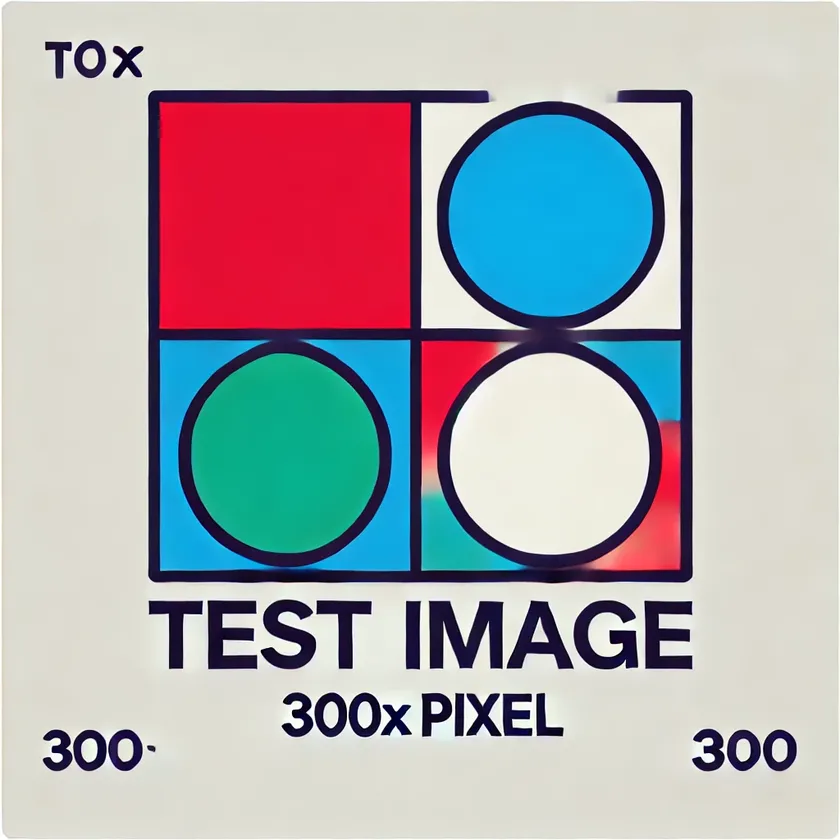
#> input picture pysnippets/Image_Processing/test_image.webp, 840 x 840 px, shrunk from 1024 x 1024 before the run
$ python -i edge_detection.py   (imports and definitions only)   (older library calls are emulated)
#> lines starting #> are read from the running program, lines starting #| are printed output that depends on the picture; after the words box and inside, x2 and y2 are one past the last pixel; in counts of white or black regions, pixels touching at a corner belong together
#> further down, picture is the input picture: shape (840, 840, 3); mean B, G, R 175.5, 171.2, 173.3
import cv2
import numpy as np

def detect_edges(image):
    """
    Detect edges in an input image using multiple edge detection methods.

    Args:
        image: Input image in BGR format

    Returns:
        edges_combined: Combined edge detection result
    """
    # Convert to grayscale
    gray = cv2.cvtColor(image, cv2.COLOR_BGR2GRAY)
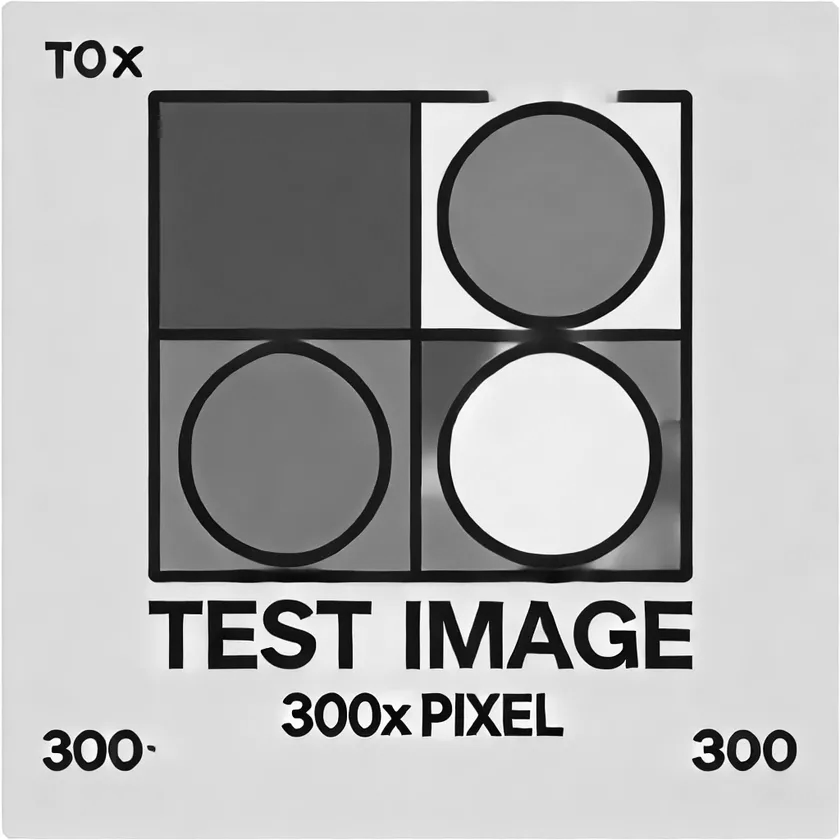
#> gray: shape (840, 840); min 0, max 255, mean 172.4

    # Apply Gaussian blur to reduce noise
    blurred = cv2.GaussianBlur(gray, (5, 5), 0)

    # Canny edge detection
    edges_canny = cv2.Canny(blurred, 100, 200)
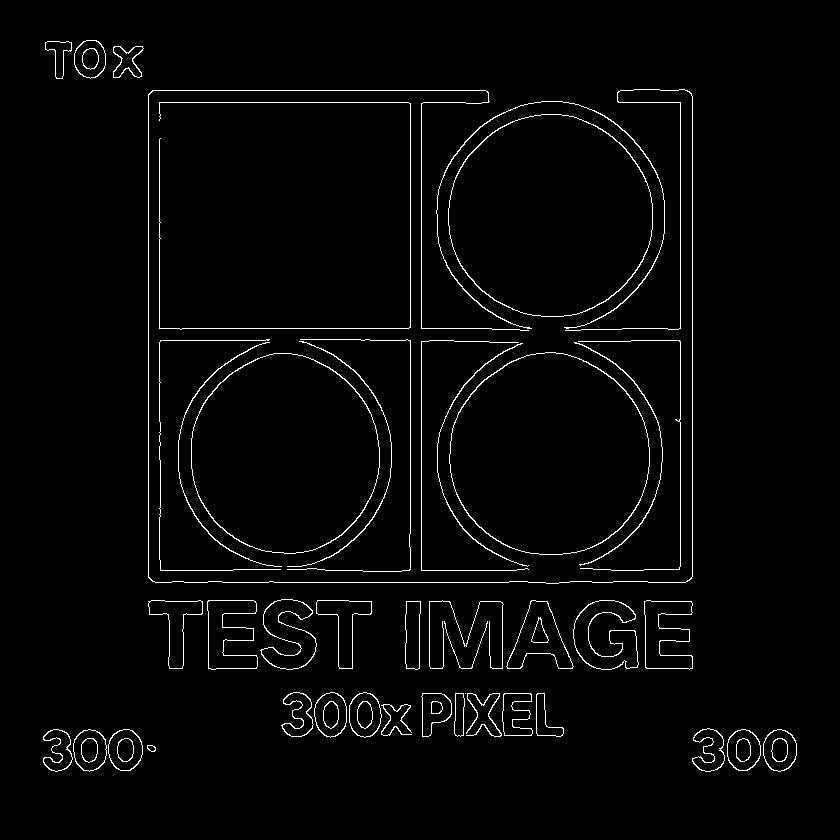
#> edges_canny: shape (840, 840); 2.4% white in thin lines or dots, all inside (x1, y1, x2, y2) = (43, 40, 797, 772)

    # Sobel edge detection
    sobelx = cv2.Sobel(blurred, cv2.CV_64F, 1, 0, ksize=3)
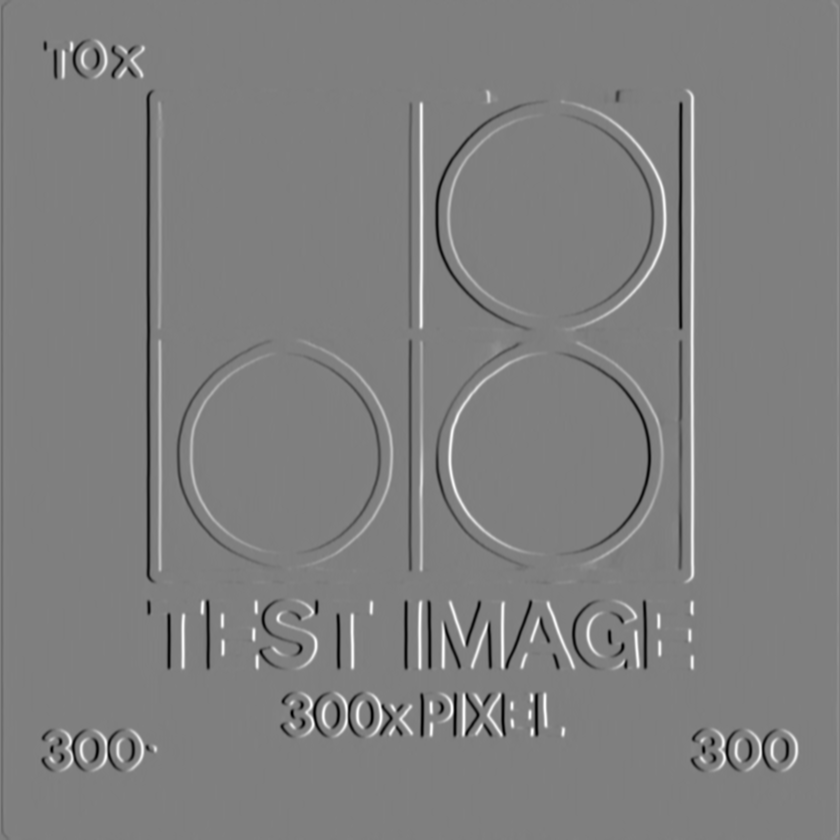
#> sobelx: shape (840, 840) float64; min -600, max 601, mean -0.1; drawn with min black and max white
    sobely = cv2.Sobel(blurred, cv2.CV_64F, 0, 1, ksize=3)
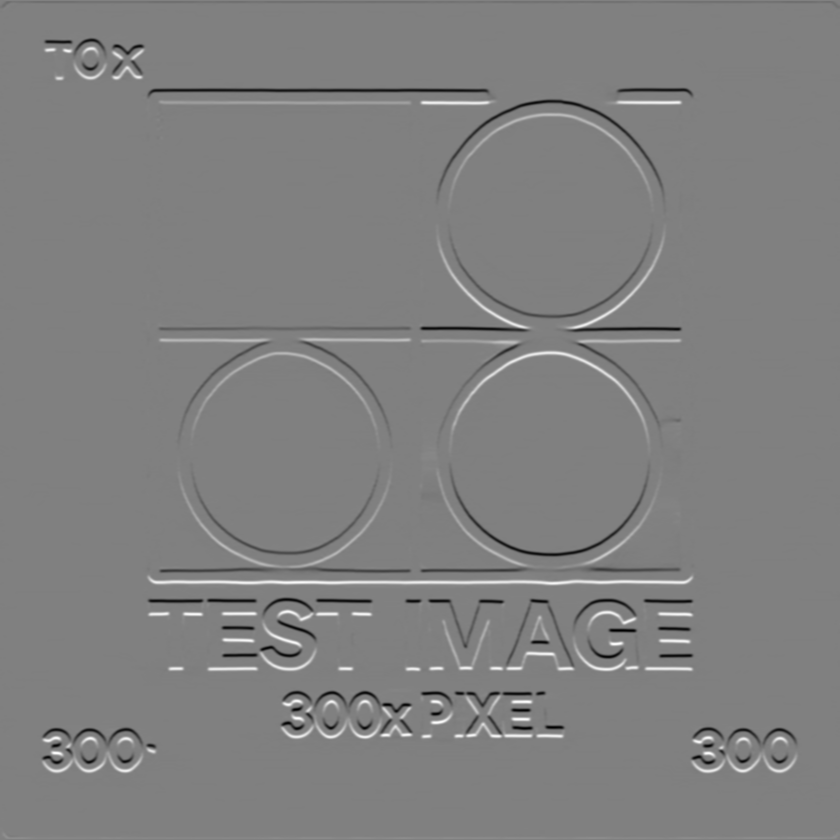
#> sobely: shape (840, 840) float64; min -612, max 607, mean 0; drawn with min black and max white
    edges_sobel = np.sqrt(sobelx**2 + sobely**2)
    edges_sobel = np.uint8(edges_sobel)
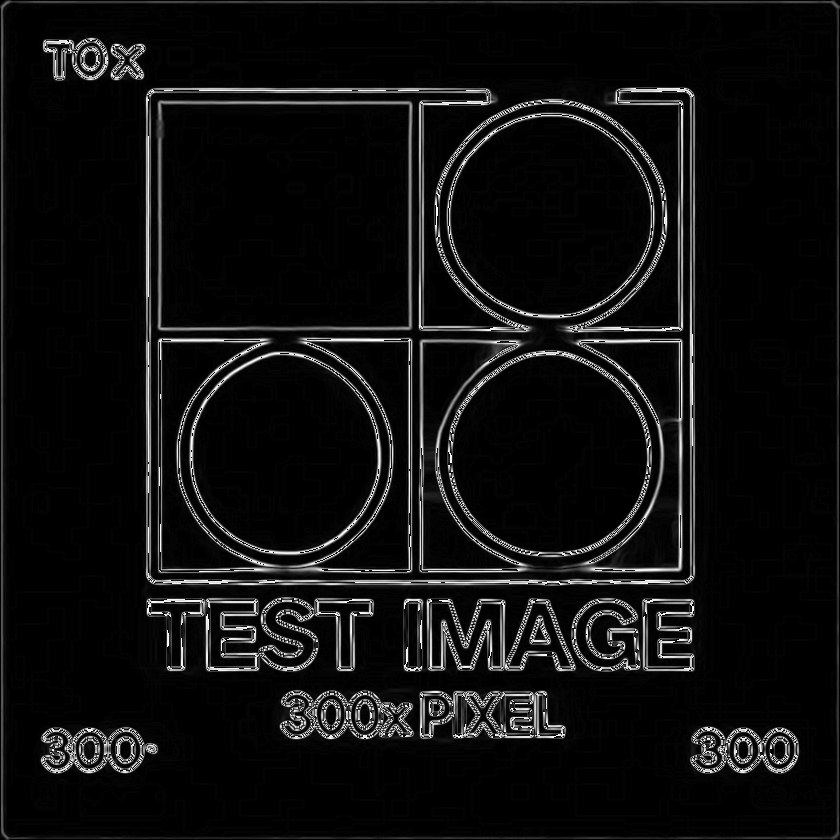
#> edges_sobel: shape (840, 840); min 0, max 255, mean 15.5

    # Laplacian edge detection
    edges_laplacian = cv2.Laplacian(blurred, cv2.CV_64F)
    edges_laplacian = np.uint8(np.absolute(edges_laplacian))

    # Combine all edge detection results
    edges_combined = cv2.bitwise_or(edges_canny, edges_sobel)
    edges_combined = cv2.bitwise_or(edges_combined, edges_laplacian)

    # Apply threshold to get cleaner edges
    _, edges_combined = cv2.threshold(edges_combined, 50, 255, cv2.THRESH_BINARY)
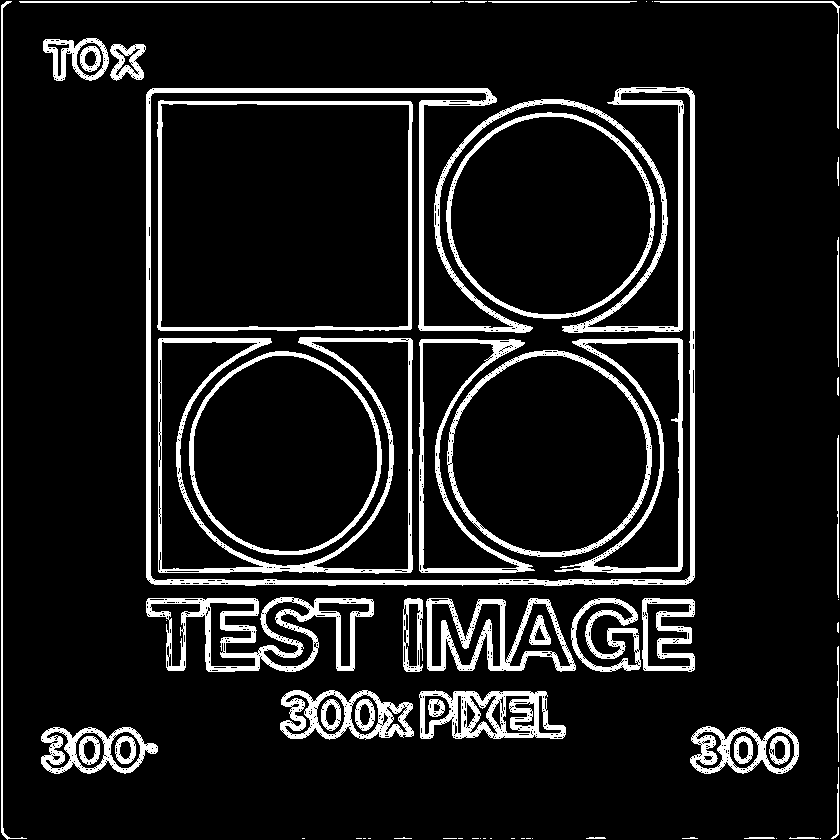
#> edges_combined: shape (840, 840); 10.9% white; 66 white regions (20 under 20 px), largest, box (x1, y1, x2, y2) and area: (146, 87, 695, 586) 17251, (158, 337, 413, 574) 6595, (146, 597, 374, 672) 5808

    return edges_combined

>>> import cv2
>>> picture = cv2.imread('../Image_Processing/test_image.webp')
>>> result = detect_edges(picture)
